Frame 1 (no input): blank canvas, image omitted
Frame 60 (the mouse pressed at the canvas centre just before this capture): blank canvas, image omitted
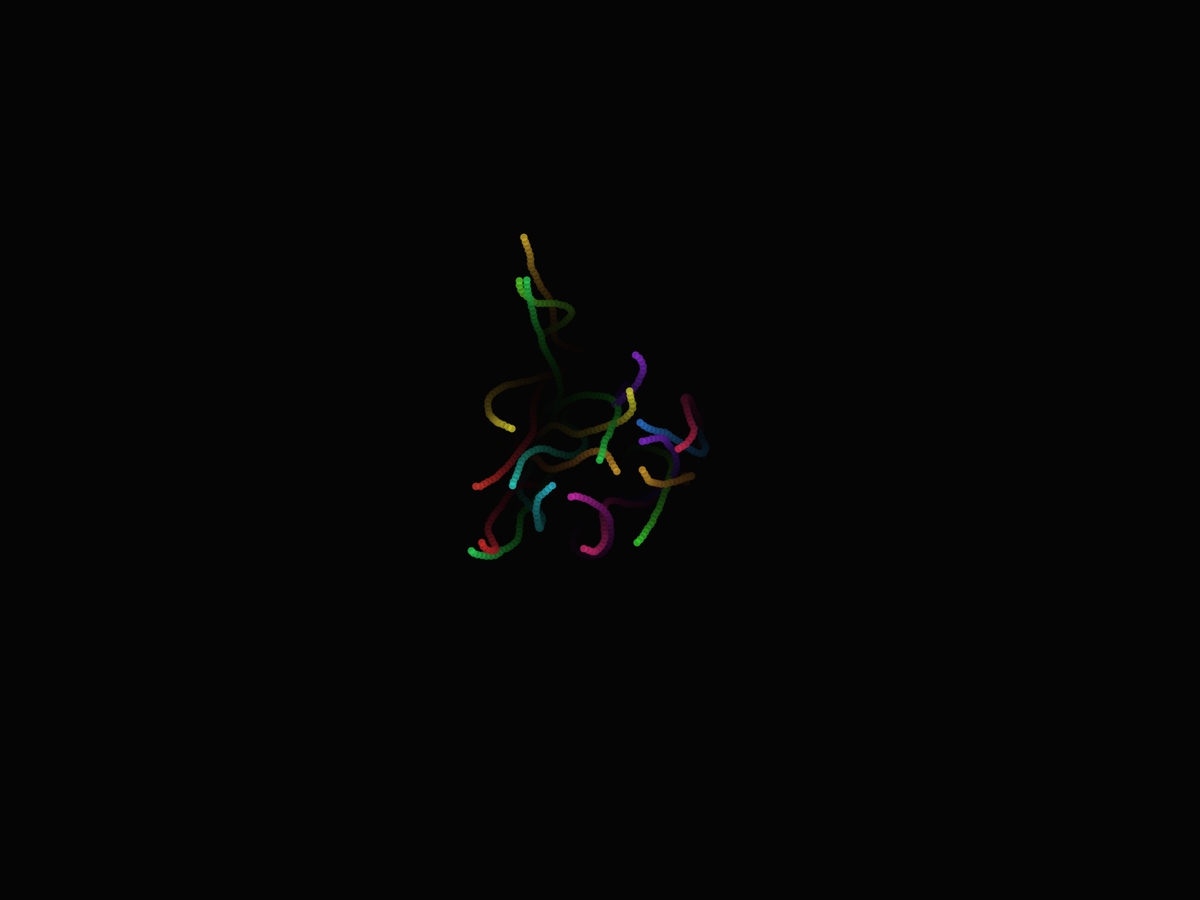
Frame 120 (the mouse held since frame 60 and released just before this capture)

The Processing sketch whose frames 1 and 60 were blank and that drew this single picture after the mouse press (run headless with seeded random() and noise(); from frame 60 on, the mouse is pressed at the canvas centre):

// Processing sketch: keedeMobile
// ── keedeMobile.pde
int maxSparkCount = 300;
int sparkCount;
Spark[] s = new Spark[maxSparkCount];


void setup(){
  fullScreen();  
  for(int i=0;i<maxSparkCount;i++)
    s[i] = new Spark(false);
  colorMode(HSB, 360, 100, 100);
  strokeCap(ROUND);
  frameRate(60);
  smooth(8);
}


void draw(){
  fill(0, 25);
  noStroke();
  rect(0, 0, width, height); 
  for(int i=0;i<maxSparkCount;i++){
    s[i].update();
    s[i].display();
    if(s[i].duration % 500 == 499){
      s[i].duration = 0;
      s[i].alive = false;
    }
  }
}


void mousePressed(){
   for(int i=0;i<20;i++){
     s[sparkCount] = new Spark(true);
     sparkCount = (sparkCount + 1) % maxSparkCount;
   }
}


void mouseDragged(){
  s[sparkCount] = new Spark(true);
  sparkCount = (sparkCount + 1) % maxSparkCount;
}

// ── Spark.pde
class Spark{
  PVector loc;
  PVector vel;
  PVector acc;
  float angle;
  int baseColor;
  boolean alive;
  int duration;
  
  Spark(boolean alive_) {
    alive = alive_;
    loc = new PVector(mouseX, mouseY);
    vel = new PVector(0, 0);
    acc = new PVector(0, 0);
    baseColor = (int) random(0, 360);
  }
  
  void update() {
    if(alive){
      duration++;
      angle += random(0, TWO_PI);
      float magni = random(0, 3);
      acc.x += cos(angle) * magni;
      acc.y += sin(angle) * magni;
      acc.limit(3);
      vel.add(acc);
      vel.limit(6);
      loc.add(vel);
      if (loc.x > width)
        loc.x -= width;
      if (loc.x < 0)
        loc.x += width;
      if (loc.y > height)
        loc.y -= height;
      if (loc.y < 0)
        loc.y += height;  
    }
  }
  
  void display() {
    if(alive){
      stroke((baseColor + millis() / 25.0) 
          % 360, 80, 80, 204);
      strokeWeight(10);
      point(loc.x, loc.y);
    }
  }
}
